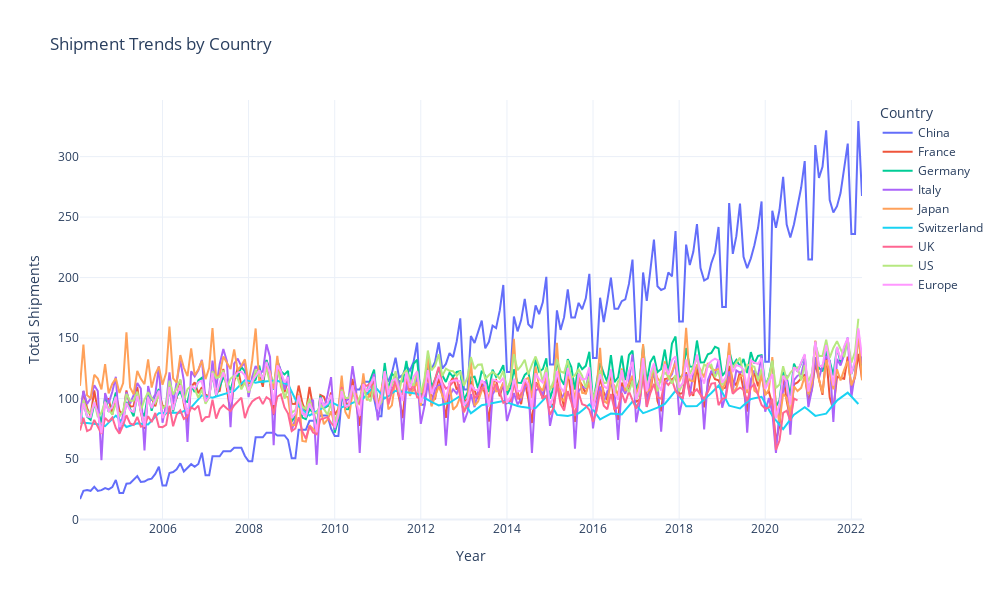

Write notebook code for a chart like this one.
### Markdown cell above
- China has the highest number of shipments, while the UK has the lowest.
- The variation in shipments among the other European countries is relatively minimal.

### Code cell
df_market.index = df_market.index.astype(str)

# list of countries
countries = ["China", "France", "Germany", "Italy", "Japan", "Switzerland", "UK", "US", "Europe"]

fig = go.Figure()

# add a line for each country
for country, column in zip(countries, shipment_columns):
    fig.add_trace(go.Scatter(x=df_market.index, y=df_market[column], mode='lines', name=country))

# customize layout
fig.update_layout(
    title="Shipment Trends by Country",
    xaxis_title="Year",
    yaxis_title="Total Shipments",
    legend_title="Country",
    template="plotly_white",
    hovermode="x",
    width=1000, height=600
)

fig.show()

### Figure 1 — Plotly figure (JSON) as saved in the notebook; plotly's stock layout.template omitted (floating-point values rounded to 4 significant figures; data arrays with more than 128 entries replaced by an {"elided": "..."} marker saying what was removed)
{"data": [{"mode": "lines", "name": "China", "type": "scatter", "x": {"elided": "219 str values"}, "y": {"elided": "219 float values"}}, {"mode": "lines", "name": "France", "type": "scatter", "x": {"elided": "219 str values"}, "y": {"elided": "219 float values"}}, {"mode": "lines", "name": "Germany", "type": "scatter", "x": {"elided": "219 str values"}, "y": {"elided": "219 float values"}}, {"mode": "lines", "name": "Italy", "type": "scatter", "x": {"elided": "219 str values"}, "y": {"elided": "219 float values"}}, {"mode": "lines", "name": "Japan", "type": "scatter", "x": {"elided": "219 str values"}, "y": {"elided": "219 float values"}}, {"mode": "lines", "name": "Switzerland", "type": "scatter", "x": {"elided": "219 str values"}, "y": {"elided": "219 float values"}}, {"mode": "lines", "name": "UK", "type": "scatter", "x": {"elided": "219 str values"}, "y": {"elided": "219 float values"}}, {"mode": "lines", "name": "US", "type": "scatter", "x": {"elided": "219 str values"}, "y": {"elided": "219 float values"}}, {"mode": "lines", "name": "Europe", "type": "scatter", "x": {"elided": "219 str values"}, "y": {"elided": "219 float values"}}], "layout": {"height": 600, "hovermode": "x", "legend": {"title": {"text": "Country"}}, "title": {"text": "Shipment Trends by Country"}, "width": 1000, "xaxis": {"title": {"text": "Year"}}, "yaxis": {"title": {"text": "Total Shipments"}}}}
